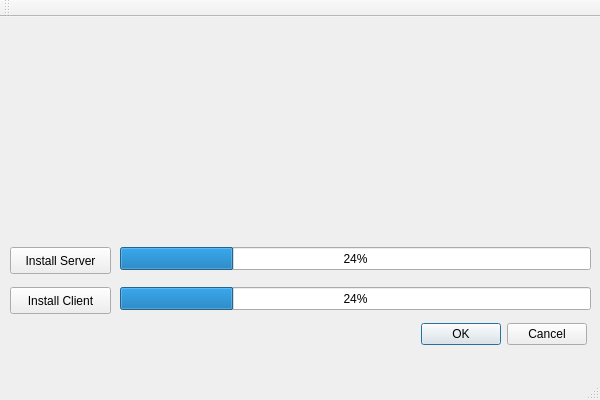
<?xml version="1.0" encoding="UTF-8"?>
<ui version="4.0">
 <class>MainWindowClass</class>
 <widget class="QMainWindow" name="MainWindowClass">
  <property name="geometry">
   <rect>
    <x>0</x>
    <y>0</y>
    <width>600</width>
    <height>400</height>
   </rect>
  </property>
  <property name="windowTitle">
   <string>MainWindow</string>
  </property>
  <widget class="QWidget" name="centralWidget">
   <widget class="QProgressBar" name="progressBar">
    <property name="geometry">
     <rect>
      <x>120</x>
      <y>230</y>
      <width>471</width>
      <height>23</height>
     </rect>
    </property>
    <property name="value">
     <number>24</number>
    </property>
    <property name="textVisible">
     <bool>true</bool>
    </property>
   </widget>
   <widget class="QProgressBar" name="progressBar_2">
    <property name="geometry">
     <rect>
      <x>120</x>
      <y>270</y>
      <width>471</width>
      <height>23</height>
     </rect>
    </property>
    <property name="value">
     <number>24</number>
    </property>
   </widget>
   <widget class="QPushButton" name="pushButton">
    <property name="geometry">
     <rect>
      <x>10</x>
      <y>230</y>
      <width>101</width>
      <height>27</height>
     </rect>
    </property>
    <property name="text">
     <string>Install Server</string>
    </property>
   </widget>
   <widget class="QPushButton" name="pushButton_2">
    <property name="geometry">
     <rect>
      <x>10</x>
      <y>270</y>
      <width>101</width>
      <height>27</height>
     </rect>
    </property>
    <property name="text">
     <string>Install Client</string>
    </property>
   </widget>
   <widget class="QDialogButtonBox" name="buttonBox">
    <property name="geometry">
     <rect>
      <x>410</x>
      <y>300</y>
      <width>177</width>
      <height>34</height>
     </rect>
    </property>
    <property name="standardButtons">
     <set>QDialogButtonBox::Cancel|QDialogButtonBox::Ok</set>
    </property>
   </widget>
   <widget class="QLabel" name="label_3">
    <property name="geometry">
     <rect>
      <x>340</x>
      <y>20</y>
      <width>331</width>
      <height>51</height>
     </rect>
    </property>
    <property name="styleSheet">
     <string notr="true">font: 28pt &quot;Lollipop&quot;;</string>
    </property>
    <property name="text">
     <string/>
    </property>
   </widget>
   <widget class="QLabel" name="label_4">
    <property name="geometry">
     <rect>
      <x>340</x>
      <y>100</y>
      <width>331</width>
      <height>51</height>
     </rect>
    </property>
    <property name="styleSheet">
     <string notr="true">font: 28pt &quot;Lollipop&quot;;</string>
    </property>
    <property name="text">
     <string/>
    </property>
   </widget>
   <widget class="QLabel" name="label_5">
    <property name="geometry">
     <rect>
      <x>10</x>
      <y>-40</y>
      <width>341</width>
      <height>221</height>
     </rect>
    </property>
    <property name="styleSheet">
     <string notr="true">background-image: url(:/Horus_colorsv3_wo_r_Lolipop_shrinked_trans.png);</string>
    </property>
    <property name="text">
     <string/>
    </property>
   </widget>
  </widget>
  <widget class="QMenuBar" name="menuBar">
   <property name="geometry">
    <rect>
     <x>0</x>
     <y>0</y>
     <width>600</width>
     <height>23</height>
    </rect>
   </property>
  </widget>
  <widget class="QToolBar" name="mainToolBar">
   <attribute name="toolBarArea">
    <enum>TopToolBarArea</enum>
   </attribute>
   <attribute name="toolBarBreak">
    <bool>false</bool>
   </attribute>
  </widget>
  <widget class="QStatusBar" name="statusBar"/>
 </widget>
 <layoutdefault spacing="6" margin="11"/>
 <resources/>
 <connections/>
</ui>
